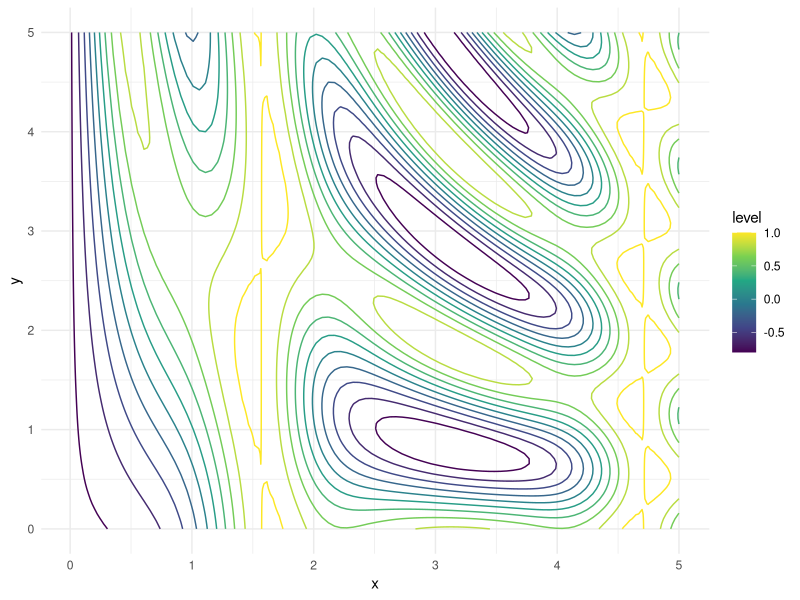
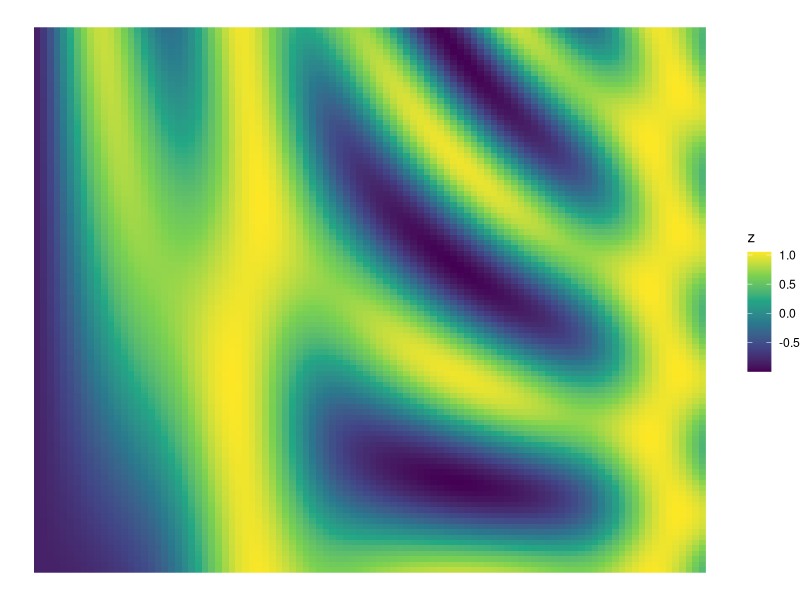
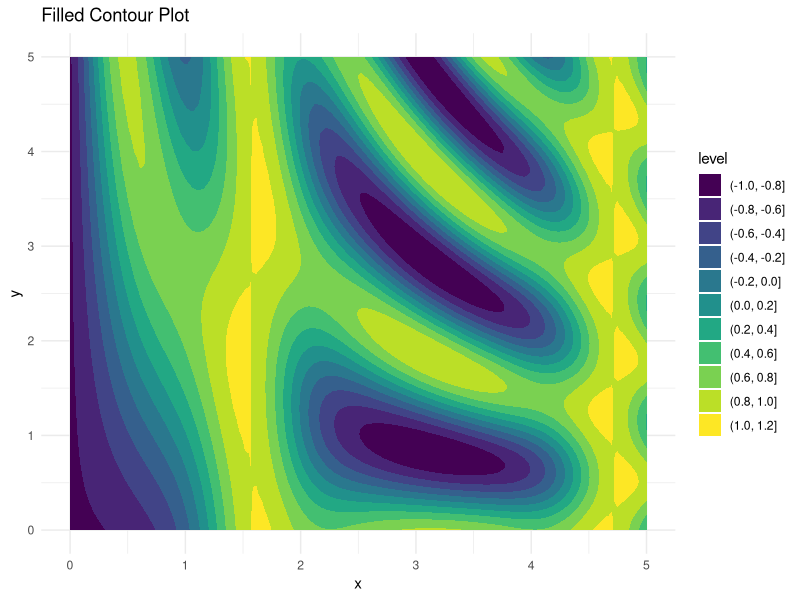
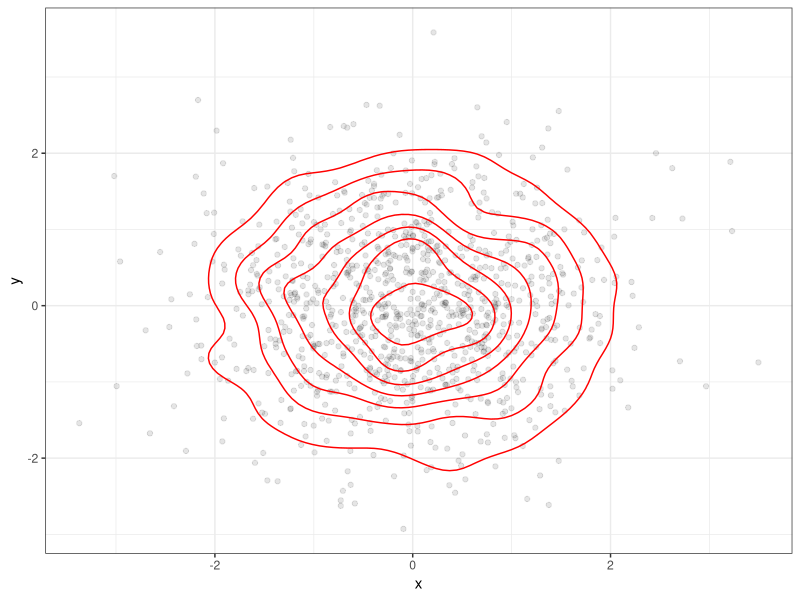

The R script that drew these images, in order:
## ---- chunk 1
library(tidyverse)
## ---- chunk 2
# Define a function
f <- function(x, y) {
  sin(x)^10 + cos(10 + y * x) * cos(x)
}

# Create a grid
grid <- expand_grid(
  x = seq(0, 5, length.out = 100),
  y = seq(0, 5, length.out = 100)
) %>%
  mutate(z = f(x, y))

# Contour plot
ggplot(grid, aes(x = x, y = y, z = z)) +
  geom_contour(aes(color = after_stat(level))) +
  scale_color_viridis_c() +
  theme_minimal()
## ---- chunk 3
# Raster plot (Heatmap style)
ggplot(grid, aes(x = x, y = y, fill = z)) +
  geom_raster() +
  scale_fill_viridis_c() +
  theme_void()

# Filled contours
ggplot(grid, aes(x = x, y = y, z = z)) +
  geom_contour_filled() +
  labs(title = "Filled Contour Plot") +
  theme_minimal()
## ---- chunk 4
# Generate points
set.seed(42)
df_points <- tibble(
  x = rnorm(1000),
  y = rnorm(1000)
)

ggplot(df_points, aes(x = x, y = y)) +
  geom_point(alpha = 0.1) +
  geom_density_2d(color = "red") +
  theme_bw()
